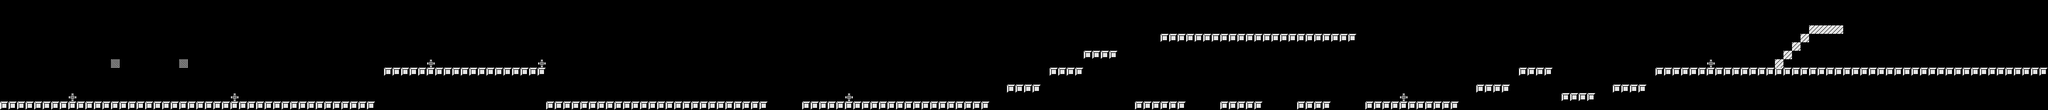

This game map was drawn from its Tiled (.tmx) file and the tilesets committed beside it. A one-line description and the trimmed map source follow:
An orthogonal 240x13 tile map with 16x16 px tiles, 2 tile layers (graphics, background) and 38 objects.

<map version="1.10" tiledversion="1.11.0" orientation="orthogonal" renderorder="right-down" width="240" height="13" tilewidth="16" tileheight="16" infinite="0" nextlayerid="7" nextobjectid="62">
 <tileset firstgid="1" source="1bit_tileset.tsx" />
 <layer id="3" name="graphics" width="240" height="13">
  <data>[3120 cells, 251 non-empty, 4 distinct tile ids]</data>
 </layer>
 <layer id="1" name="background" width="240" height="13">
  <data>[3120 cells, 0 non-empty, 0 distinct tile ids]</data>
 </layer>
 <objectgroup id="2" name="ground">
  <object id="4" x="0" y="192" width="704" height="16" />
  <object id="5" x="720" y="128" width="304" height="16" />
  <object id="7" x="1504" y="192" width="352" height="16" />
  <object id="8" x="1888" y="160" width="64" height="16" />
  <object id="9" x="1968" y="128" width="64" height="16" />
  <object id="10" x="2032" y="96" width="64" height="16" />
  <object id="12" x="2128" y="192" width="96" height="16" />
  <object id="14" x="2288" y="192" width="80" height="16" />
  <object id="15" x="2432" y="192" width="64" height="16" />
  <object id="16" x="2176" y="64" width="368" height="16" />
  <object id="17" x="2560" y="192" width="176" height="16" />
  <object id="18" x="2768" y="160" width="64" height="16" />
  <object id="20" x="2848" y="128" width="64" height="16" />
  <object id="21" x="2928" y="176" width="64" height="16" />
  <object id="22" x="3024" y="160" width="64" height="16" />
  <object id="23" x="3104" y="128" width="736" height="16" />
  <object id="33" x="1024" y="192" width="416" height="16" />
  <object id="35" x="3328" y="112" width="16" height="16" />
  <object id="36" x="3344" y="96" width="16" height="16" />
  <object id="37" x="3360" y="80" width="16" height="16" />
  <object id="38" x="3376" y="64" width="16" height="16" />
  <object id="40" x="3392" y="48" width="64" height="16" />
  <object id="51" x="0.666667" y="208" width="3839.33" height="2.33333" />
  <object id="54" x="0" y="0" height="208" />
  <object id="55" x="3838.67" y="-2" width="1.33333" height="210" />
  <object id="56" x="3840" y="0" />
  <object id="57" x="0" y="0" width="3840" />
 </objectgroup>
 <objectgroup id="5" name="obstacles">
  <object id="24" x="128" y="176" width="16" height="16" />
  <object id="25" x="432" y="176" width="16" height="16" />
  <object id="28" x="800" y="112" width="16" height="16" />
  <object id="29" x="1008" y="112" width="16" height="16" />
  <object id="30" x="1584" y="176" width="16" height="16" />
  <object id="31" x="2624" y="176" width="16" height="16" />
  <object id="32" x="3200" y="112" width="16" height="16" />
  <object id="60" x="208" y="112" width="16" height="16" />
  <object id="61" x="336" y="112" width="16" height="16" />
 </objectgroup>
 <objectgroup id="6" name="polygons">
  <object id="58" x="3456" y="48">
   <polygon points="0,0 144,80 96,80 0,32" />
  </object>
  <object id="59" x="2544" y="64">
   <polygon points="0,0 224,96 224,112 0,16" />
  </object>
 </objectgroup>
</map>
